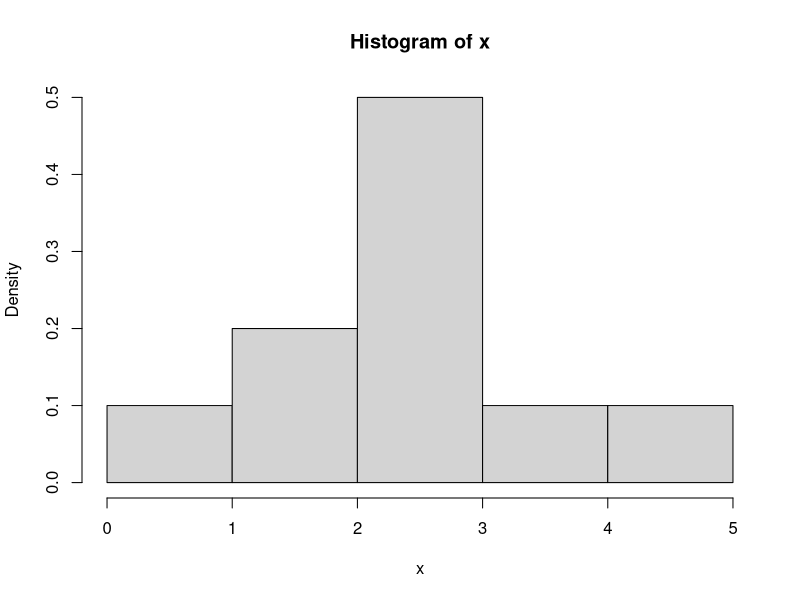
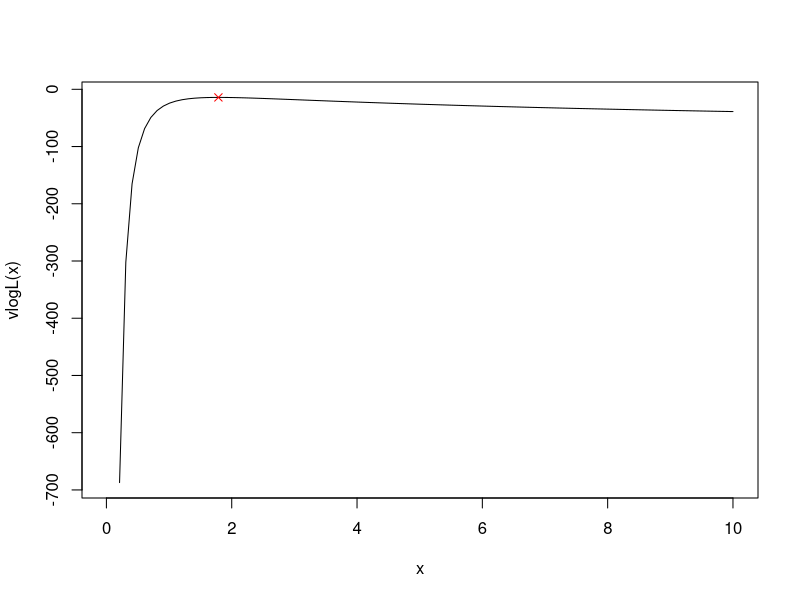
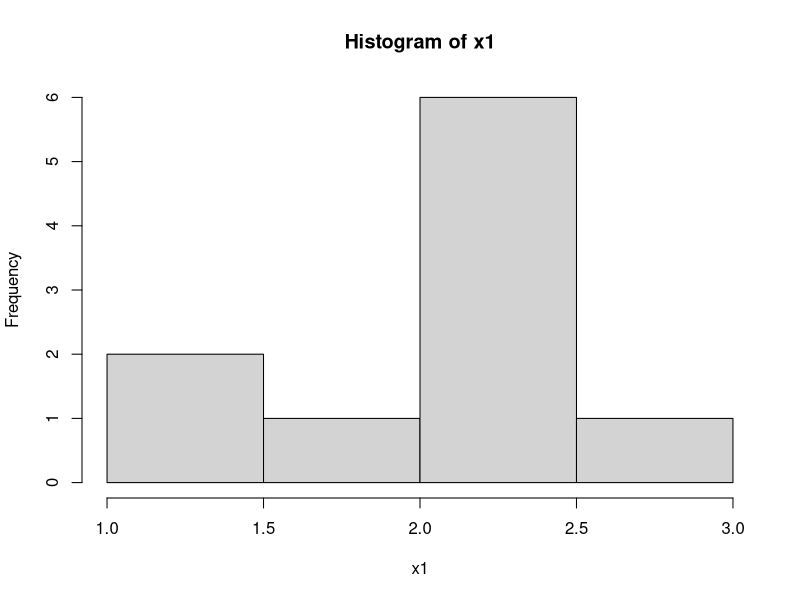
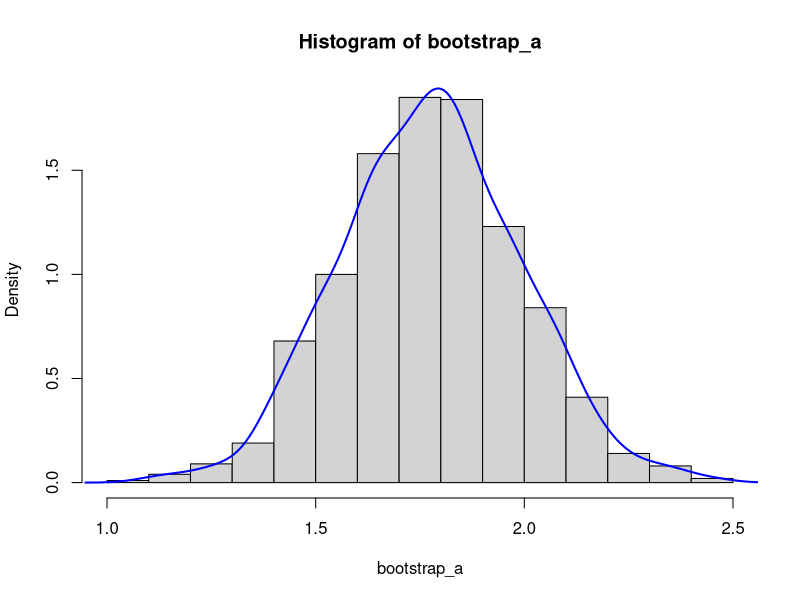

Here is the R script that generated these plots, in order:
library(VGAM)

x = c(3.1,2.4,2.6,2.2,1.9,2.8,1.1,0.7,2.3,4.3)
n = length(x)
hist(x,prob=T)
# Histogram estimateur non paramerique

# Q1
# 用optimise 返回EMV
fdensite=function(x,a) x/(a**2)*exp(-x**2/2/(a**2))
logL = function(a) sum(log(fdensite(x=x,a=a)))
a_hat = optimize(logL,c(0.01,10),maximum = T)

vlogL = Vectorize(logL,"a")
curve(vlogL, from=0.01, to=10)
points(a_hat$maximum,a_hat$objective, col="red",pch = 4)
a_hat$maximum   #1.787453


# Q2
x1 = sample(x,10,replace = TRUE)
hist(x1)
estimateur_1 = mean(x1)   # estimateur bootstrapt 1.82

# Q3
set.seed(1907)
B=1000
#help(replicate)

a_i_hat = function(){
  # (1) 重新抽样
  x_i = sample(x,n,replace = TRUE)
  # (2) 定义方程式
  fdensite=function(x,a) x/(a**2)*exp(-x**2/2/(a**2))
  logL = function(a) sum(log(fdensite(x=x_i,a=a)))
  # (3) 计算该样本的最大似然估计值
  a_hat = optimize(logL,c(0.01,10),maximum = T)
  return(a_hat$maximum)
}

# 1000个a_i_*_hat
bootstrap_a = replicate(B,a_i_hat())
hist(bootstrap_a,probability = T)
lines(density(bootstrap_a), col = "blue", lwd = 2)

 


# Q4
a_origine = a_hat$maximum   #1.787453
MSE = mean((bootstrap_a - a_origine)**2)
MSE  #0.04637799
#或者用MSE = Biais^2(a_hat) - var(a_hat)
var_a_hat = var(bootstrap_a)
biais = mean(bootstrap_a) - a_origine
MSE_2 = biais**2 + var_a_hat
MSE_2  # 0.04642429



# Q5 
help("quantile")
IC = quantile(bootstrap_a, c(0.025,0.975))
IC   # 1.370749 2.193389
